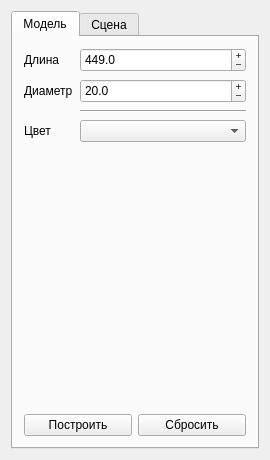
<?xml version="1.0" encoding="UTF-8"?>
<ui version="4.0">
 <class>ParamsWidget</class>
 <widget class="QWidget" name="ParamsWidget">
  <property name="geometry">
   <rect>
    <x>0</x>
    <y>0</y>
    <width>270</width>
    <height>460</height>
   </rect>
  </property>
  <property name="windowTitle">
   <string>Параметры</string>
  </property>
  <layout class="QVBoxLayout" name="verticalLayout">
   <item>
    <widget class="QTabWidget" name="tabWidget">
     <property name="currentIndex">
      <number>0</number>
     </property>
     <widget class="QWidget" name="tab_model">
      <attribute name="title">
       <string>Модель</string>
      </attribute>
      <layout class="QVBoxLayout" name="verticalLayout_2">
       <item>
        <layout class="QFormLayout" name="formLayout">
         <property name="sizeConstraint">
          <enum>QLayout::SetDefaultConstraint</enum>
         </property>
         <property name="fieldGrowthPolicy">
          <enum>QFormLayout::AllNonFixedFieldsGrow</enum>
         </property>
         <property name="formAlignment">
          <set>Qt::AlignLeading|Qt::AlignLeft|Qt::AlignVCenter</set>
         </property>
         <property name="horizontalSpacing">
          <number>7</number>
         </property>
         <property name="verticalSpacing">
          <number>7</number>
         </property>
         <item row="0" column="0">
          <widget class="QLabel" name="label">
           <property name="sizePolicy">
            <sizepolicy hsizetype="Preferred" vsizetype="Preferred">
             <horstretch>0</horstretch>
             <verstretch>0</verstretch>
            </sizepolicy>
           </property>
           <property name="text">
            <string>Длина</string>
           </property>
          </widget>
         </item>
         <item row="0" column="1">
          <widget class="QDoubleSpinBox" name="doubleSpinBox_length">
           <property name="minimumSize">
            <size>
             <width>0</width>
             <height>24</height>
            </size>
           </property>
           <property name="buttonSymbols">
            <enum>QAbstractSpinBox::PlusMinus</enum>
           </property>
           <property name="specialValueText">
            <string/>
           </property>
           <property name="decimals">
            <number>1</number>
           </property>
           <property name="minimum">
            <double>155.000000000000000</double>
           </property>
           <property name="maximum">
            <double>900.000000000000000</double>
           </property>
           <property name="singleStep">
            <double>10.000000000000000</double>
           </property>
           <property name="value">
            <double>449.000000000000000</double>
           </property>
          </widget>
         </item>
         <item row="1" column="0">
          <widget class="QLabel" name="label_2">
           <property name="text">
            <string>Диаметр</string>
           </property>
          </widget>
         </item>
         <item row="1" column="1">
          <widget class="QDoubleSpinBox" name="doubleSpinBox_diam">
           <property name="minimumSize">
            <size>
             <width>0</width>
             <height>24</height>
            </size>
           </property>
           <property name="buttonSymbols">
            <enum>QAbstractSpinBox::PlusMinus</enum>
           </property>
           <property name="decimals">
            <number>1</number>
           </property>
           <property name="minimum">
            <double>10.000000000000000</double>
           </property>
           <property name="maximum">
            <double>30.000000000000000</double>
           </property>
           <property name="value">
            <double>20.000000000000000</double>
           </property>
          </widget>
         </item>
         <item row="2" column="1">
          <widget class="Line" name="line">
           <property name="orientation">
            <enum>Qt::Horizontal</enum>
           </property>
          </widget>
         </item>
         <item row="3" column="0">
          <widget class="QLabel" name="label_7">
           <property name="text">
            <string>Цвет</string>
           </property>
          </widget>
         </item>
         <item row="3" column="1">
          <widget class="QComboBox" name="comboBox_colorScheme">
           <property name="currentIndex">
            <number>-1</number>
           </property>
           <property name="maxCount">
            <number>2</number>
           </property>
          </widget>
         </item>
        </layout>
       </item>
       <item>
        <spacer name="verticalSpacer">
         <property name="orientation">
          <enum>Qt::Vertical</enum>
         </property>
         <property name="sizeType">
          <enum>QSizePolicy::Expanding</enum>
         </property>
         <property name="sizeHint" stdset="0">
          <size>
           <width>20</width>
           <height>40</height>
          </size>
         </property>
        </spacer>
       </item>
       <item>
        <layout class="QHBoxLayout" name="horizontalLayout">
         <item>
          <widget class="QPushButton" name="pushButton_build">
           <property name="text">
            <string>Построить</string>
           </property>
          </widget>
         </item>
         <item>
          <widget class="QPushButton" name="pushButton_reset">
           <property name="text">
            <string>Сбросить</string>
           </property>
          </widget>
         </item>
        </layout>
       </item>
      </layout>
     </widget>
     <widget class="QWidget" name="tab_scene">
      <attribute name="title">
       <string>Сцена</string>
      </attribute>
      <layout class="QVBoxLayout" name="verticalLayout_3">
       <item>
        <layout class="QFormLayout" name="formLayout_2">
         <item row="0" column="0">
          <widget class="QLabel" name="label_4">
           <property name="text">
            <string>Тип света</string>
           </property>
          </widget>
         </item>
         <item row="0" column="1">
          <widget class="QComboBox" name="comboBox_lighttype">
           <property name="currentIndex">
            <number>-1</number>
           </property>
           <property name="maxCount">
            <number>3</number>
           </property>
          </widget>
         </item>
         <item row="1" column="0">
          <widget class="QLabel" name="label_5">
           <property name="text">
            <string>Грани</string>
           </property>
          </widget>
         </item>
         <item row="1" column="1">
          <widget class="QComboBox" name="comboBox_edges">
           <property name="currentIndex">
            <number>-1</number>
           </property>
           <property name="maxCount">
            <number>2</number>
           </property>
          </widget>
         </item>
         <item row="2" column="0">
          <widget class="QLabel" name="label_6">
           <property name="text">
            <string>Двусторонний</string>
           </property>
          </widget>
         </item>
         <item row="2" column="1">
          <widget class="QComboBox" name="comboBox_doublesided">
           <property name="currentIndex">
            <number>-1</number>
           </property>
           <property name="maxCount">
            <number>2</number>
           </property>
          </widget>
         </item>
         <item row="3" column="1">
          <widget class="Line" name="line_3">
           <property name="orientation">
            <enum>Qt::Horizontal</enum>
           </property>
          </widget>
         </item>
         <item row="4" column="1">
          <widget class="QComboBox" name="comboBox_section">
           <property name="currentIndex">
            <number>-1</number>
           </property>
           <property name="maxCount">
            <number>2</number>
           </property>
          </widget>
         </item>
         <item row="4" column="0">
          <widget class="QLabel" name="label_8">
           <property name="text">
            <string>Сечение</string>
           </property>
          </widget>
         </item>
         <item row="6" column="1">
          <widget class="QCheckBox" name="checkBox_frame">
           <property name="sizePolicy">
            <sizepolicy hsizetype="Minimum" vsizetype="Fixed">
             <horstretch>0</horstretch>
             <verstretch>24</verstretch>
            </sizepolicy>
           </property>
           <property name="minimumSize">
            <size>
             <width>0</width>
             <height>24</height>
            </size>
           </property>
           <property name="sizeIncrement">
            <size>
             <width>0</width>
             <height>0</height>
            </size>
           </property>
           <property name="baseSize">
            <size>
             <width>0</width>
             <height>0</height>
            </size>
           </property>
           <property name="font">
            <font>
             <pointsize>8</pointsize>
            </font>
           </property>
           <property name="text">
            <string/>
           </property>
           <property name="iconSize">
            <size>
             <width>24</width>
             <height>24</height>
            </size>
           </property>
          </widget>
         </item>
         <item row="5" column="1">
          <widget class="Line" name="line_4">
           <property name="orientation">
            <enum>Qt::Horizontal</enum>
           </property>
          </widget>
         </item>
         <item row="6" column="0">
          <widget class="QLabel" name="label_3">
           <property name="text">
            <string>Корпус</string>
           </property>
          </widget>
         </item>
        </layout>
       </item>
       <item>
        <spacer name="verticalSpacer_3">
         <property name="orientation">
          <enum>Qt::Vertical</enum>
         </property>
         <property name="sizeHint" stdset="0">
          <size>
           <width>20</width>
           <height>40</height>
          </size>
         </property>
        </spacer>
       </item>
       <item>
        <layout class="QHBoxLayout" name="horizontalLayout_2">
         <property name="sizeConstraint">
          <enum>QLayout::SetDefaultConstraint</enum>
         </property>
         <item>
          <widget class="QPushButton" name="pushButton_sceneset">
           <property name="text">
            <string>Обновить</string>
           </property>
          </widget>
         </item>
        </layout>
       </item>
      </layout>
     </widget>
    </widget>
   </item>
  </layout>
 </widget>
 <layoutdefault spacing="6" margin="11"/>
 <resources/>
 <connections/>
</ui>
